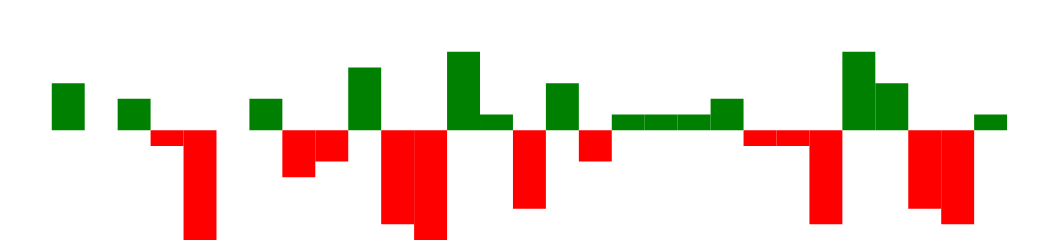

Here is the Vega-Lite specification saved for this chart:
### Vega specification from a JSON file in a GitHub repository (floating-point values rounded to 4 significant figures)
{"$schema": "https://vega.github.io/schema/vega/v5.json", "width": 225, "height": 40, "padding": 0, "data": [{"name": "table", "values": [{"game": "g1", "diff": 3}, {"game": "g2", "diff": 0}, {"game": "g3", "diff": 2}, {"game": "g4", "diff": -1}, {"game": "g5", "diff": -7}, {"game": "g6", "diff": 0}, {"game": "g7", "diff": 2}, {"game": "g8", "diff": -3}, {"game": "g9", "diff": -2}, {"game": "g10", "diff": 4}, {"game": "g11", "diff": -6}, {"game": "g12", "diff": -7}, {"game": "g13", "diff": 5}, {"game": "g14", "diff": 1}, {"game": "g15", "diff": -5}, {"game": "g16", "diff": 3}, {"game": "g17", "diff": -2}, {"game": "g18", "diff": 1}, {"game": "g19", "diff": 1}, {"game": "g20", "diff": 1}, {"game": "g21", "diff": 2}, {"game": "g22", "diff": -1}, {"game": "g23", "diff": -1}, {"game": "g24", "diff": -6}, {"game": "g25", "diff": 5}, {"game": "g26", "diff": 3}, {"game": "g27", "diff": -5}, {"game": "g28", "diff": -6}, {"game": "g29", "diff": 1}]}], "signals": [{"name": "tooltip", "value": {}, "on": [{"events": "rect:mouseover", "update": "datum"}, {"events": "rect:mouseout", "update": "{}"}]}], "scales": [{"name": "xscale", "type": "band", "domain": {"data": "table", "field": "game"}, "range": "width", "padding": 0.05, "round": true}, {"name": "yscale", "domain": {"data": "table", "field": "diff"}, "nice": true, "range": "height"}], "axes": [{"orient": "bottom", "scale": "xscale", "labels": false, "ticks": false}, {"orient": "right", "scale": "yscale", "labels": false, "ticks": false}], "marks": [{"type": "rect", "from": {"data": "table"}, "encode": {"enter": {"x": {"scale": "xscale", "field": "game"}, "width": {"scale": "xscale", "band": 1}, "y": {"scale": "yscale", "field": "diff"}, "y2": {"scale": "yscale", "value": 0}, "fill": [{"test": "datum.diff > 0", "value": "green"}, {"value": "red"}]}, "update": {"fill": [{"test": "datum.diff > 0", "value": "green"}, {"value": "red"}]}, "hover": {"fill": {"value": "black"}}}}, {"type": "text", "encode": {"enter": {"align": {"value": "center"}, "baseline": {"value": "bottom"}, "fill": {"value": "#333"}}, "update": {"x": {"scale": "xscale", "signal": "tooltip.game", "band": 0.5}, "y": {"scale": "yscale", "signal": "tooltip.diff", "offset": 0.05}, "text": {"signal": "tooltip.diff"}, "fillOpacity": [{"test": "datum === tooltip", "value": 0}, {"value": 1}]}}}], "config": {}}
